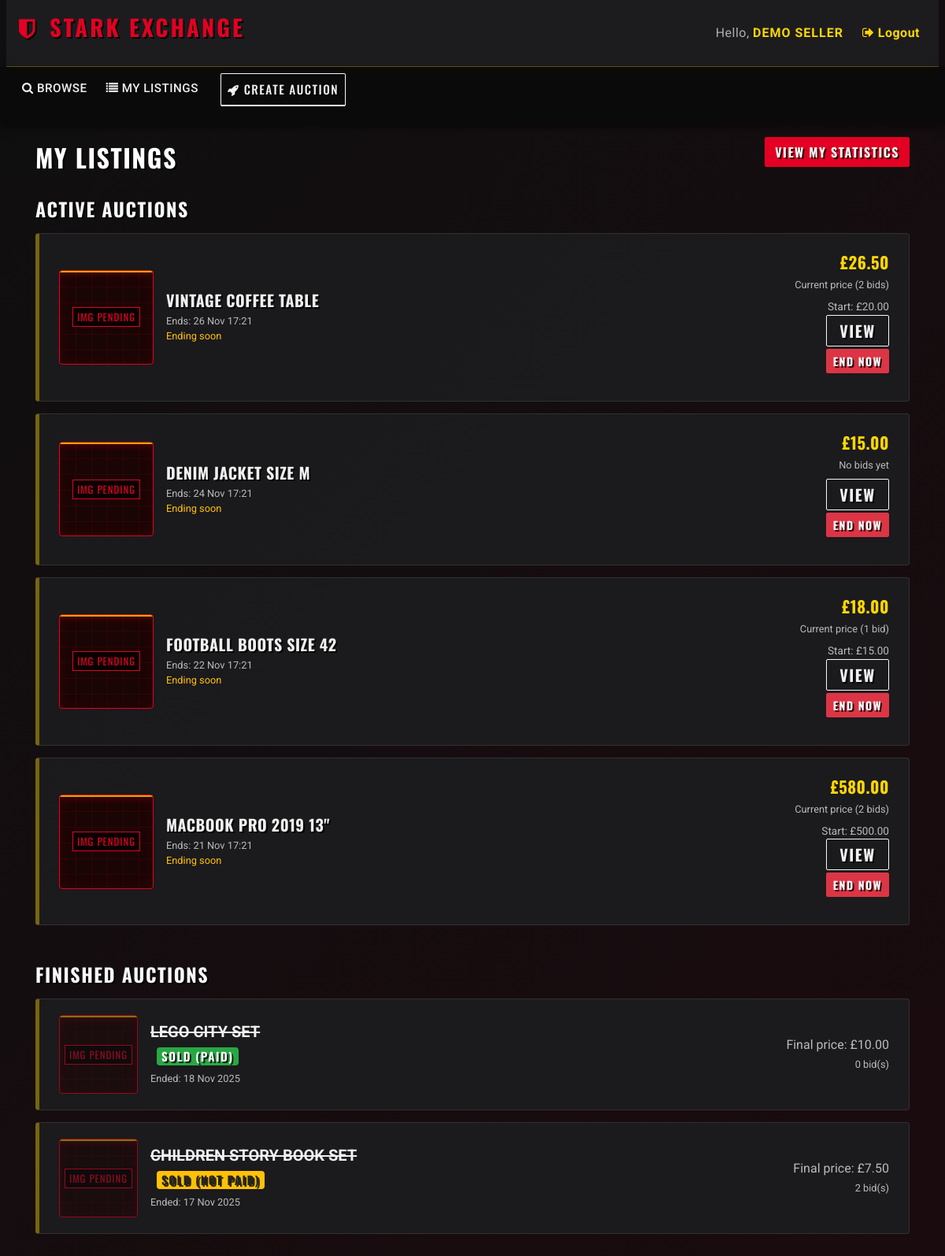
/mylistings.php (signed in), run on the app's committed database.
### tables this page shows
CREATE TABLE auctions (
    auction_id    INT AUTO_INCREMENT PRIMARY KEY,
    item_id       INT NOT NULL,
    seller_id     INT NOT NULL,
    start_price   DECIMAL(10,2) NOT NULL,
    reserve_price DECIMAL(10,2),
    start_date    DATETIME NOT NULL DEFAULT CURRENT_TIMESTAMP,
    end_date      DATETIME NOT NULL,
    winner_id     INT NULL,
     
     
     
     
     
     
    status        ENUM('pending','active','finished','cancelled','removed')
                  NOT NULL DEFAULT 'pending',

    CONSTRAINT fk_auctions_item
        FOREIGN KEY (item_id)
        REFERENCES items(item_id)
        ON DELETE CASCADE
        ON UPDATE CASCADE,

    CONSTRAINT fk_auctions_seller
        FOREIGN KEY (seller_id)
        REFERENCES users(user_id)
        ON DELETE CASCADE
        ON UPDATE CASCADE,

    CONSTRAINT fk_auctions_winner
        FOREIGN KEY (winner_id)
        REFERENCES users(user_id)
        ON DELETE SET NULL
        ON UPDATE CASCADE
);

CREATE TABLE items (
    item_id      INT AUTO_INCREMENT PRIMARY KEY,
    title        VARCHAR(255) NOT NULL,
    description  TEXT,
    image_path   VARCHAR(255) DEFAULT NULL,
    category_id  INT NOT NULL,
    seller_id    INT NOT NULL,
    created_at   DATETIME NOT NULL DEFAULT CURRENT_TIMESTAMP,

    CONSTRAINT fk_items_category
        FOREIGN KEY (category_id)
        REFERENCES categories(category_id)
        ON DELETE RESTRICT
        ON UPDATE CASCADE,

    CONSTRAINT fk_items_seller
        FOREIGN KEY (seller_id)
        REFERENCES users(user_id)
        ON DELETE CASCADE
        ON UPDATE CASCADE
);

### utilities.php (called while the page is built, shortened)
<?php
function get_db() {
    static $conn = null;
    if ($conn === null) {
        $conn = new mysqli(DB_HOST, DB_USER, DB_PASS, DB_NAME);
        $conn->set_charset(DB_CHARSET);
    }
    return $conn;
}
function db_query($sql, $types = '', $params = []) {
    $conn = get_db();
    $stmt = $conn->prepare($sql);
    $stmt->bind_param($types, ...$params);
    if (!$stmt->execute()) {
        die('Execute failed: ' . $stmt->error);
    }
    return $stmt->get_result();
}
?>

### mylistings.php (the view, shortened to what this page needs)
<?php
require_once 'utilities.php';
include_once 'header.php';
$seller_id = current_user_id();
$sql = "
    SELECT
        i.item_id,
        i.image_path,
        i.title,
        a.auction_id,
        a.start_price,
        a.start_date,
        a.end_date,
        a.status,
        a.winner_id,
        COUNT(b.bid_id) AS num_bids,
        MAX(b.bid_amount) AS max_bid,
        EXISTS(
            SELECT 1
            FROM payments p
            WHERE p.auction_id = a.auction_id
              AND p.status = 'completed'
        ) AS is_paid
    FROM items i
    JOIN auctions a ON i.item_id = a.item_id
    LEFT JOIN bids b ON a.auction_id = b.auction_id
    WHERE i.seller_id = ?
    GROUP BY
        i.item_id,
        i.image_path,
        i.title,
        a.auction_id,
        a.start_price,
        a.start_date,
        a.end_date,
        a.status,
        a.winner_id
    ORDER BY a.end_date DESC
";
$result = db_query($sql, "i", [$seller_id]);
$active = [];
$finished = [];
if ($result && $result->num_rows > 0) {
    while ($row = $result->fetch_assoc()) {
        if ($row['status'] === 'active' || $row['status'] === 'pending') {
            $active[] = $row;
        } else {
            $finished[] = $row;
        }
    }
}
?>
<div class="container">
<div class="d-flex justify-content-between align-items-center my-3">
  <h2 class="text-uppercase mb-0" style="font-family: 'Oswald', sans-serif; letter-spacing: 1px;">My listings</h2>
  <a href="seller_stats.php" class="btn btn-primary">
    <i class="fas fa-chart-bar"></i> View My Statistics
  </a>
</div>
<?php if (empty($active) && empty($finished)): ?>
  <div class="text-center py-5">
      <p class="my-4 text-muted">You have not created any auctions yet.</p>
      <a href="create_auction.php" class="btn btn-primary btn-lg">+ Create your first auction</a>
  </div>
<?php else: ?>
  <?php if (!empty($active)): ?>
    <h4 class="mt-4 mb-3 text-light" style="font-family: 'Oswald', sans-serif;">ACTIVE AUCTIONS</h4>
    <ul class="list-group mb-5" style="border: none;">
      <?php foreach ($active as $row):
          $item_id     = (int)$row['item_id'];
          $title       = $row['title'];
          $start_price = (float)$row['start_price'];
          $num_bids    = (int)$row['num_bids'];
          $max_bid     = $row['max_bid'] !== null ? (float)$row['max_bid'] : null;
          $start_date  = new DateTime($row['start_date']);
          $end_date    = new DateTime($row['end_date']);
          $now         = new DateTime();
          $status      = $row['status'];
          $current_price = ($max_bid !== null) ? $max_bid : $start_price;
          $img_path = $row['image_path'] ?? null;
          $img_html = '';
          if (!empty($img_path) && file_exists($img_path)) {
              $img_html = '<img src="' . htmlspecialchars($img_path) . '" alt="Item" style="width: 120px; height: 120px; object-fit: cover; border-radius: 4px; border: 1px solid #333;">';
          } else {
              $img_html = '<div class="img-placeholder" style="width: 120px; height: 120px; margin: 0;"></div>';
          }
          if ($status === 'pending') {
              if ($now < $start_date) {
                  $interval = date_diff($now, $start_date);
                  $time_info = display_time_remaining($interval) . ' until start';
              } else {
                  $time_info = 'Starting soon';
              }
          } else {
              if ($now > $end_date) {
                  $time_info = 'Ending soon';
              } else {
                  $interval = date_diff($now, $end_date);
                  $time_info = display_time_remaining($interval) . ' remaining';
              }
          }
      ?>
        <li class="list-group-item d-flex align-items-center"
            style="background-color: rgba(28, 28, 30, 0.9); border: 1px solid rgba(255,255,255,0.1); margin-bottom: 10px; border-radius: 4px; border-left: 4px solid var(--color-primary);">
          <div class="mr-3">
              <?php echo $img_html; ?>
          </div>
          <div class="flex-grow-1">
              <h5 class="mb-1">
                <a href="listing.php?item_id=<?php echo $item_id; ?>" class="text-light" style="font-family: 'Oswald', sans-serif; letter-spacing: 0.5px;">
                  <?php echo htmlspecialchars($title); ?>
                </a>
              </h5>
              <div class="text-muted small">
                <?php if ($status === 'pending'): ?>
                  Starts: <?php echo $start_date->format('j M H:i'); ?> <br>
                  <span class="text-info"><?php echo $time_info; ?></span>
                <?php else: ?>
                  Ends: <?php echo $end_date->format('j M H:i'); ?> <br>
                  <span class="text-warning"><?php echo $time_info; ?></span>
                <?php endif; ?>
              </div>
          </div>
          <div class="text-right">
              <?php if ($status === 'pending'): ?>
                  <div class="mb-2" style="font-family: 'Oswald', sans-serif; font-size: 1.3rem; font-weight: 700; color: var(--color-accent); letter-spacing: 0.5px;">
                      £<?php echo number_format($start_price, 2); ?>
                  </div>
                  <div class="text-muted small mb-2">Starting price</div>
              <?php else: ?>
                  <div class="mb-1" style="font-family: 'Oswald', sans-serif; font-size: 1.3rem; font-weight: 700; color: var(--color-accent); letter-spacing: 0.5px;">
                      £<?php echo number_format($current_price, 2); ?>
                  </div>
                  <div class="text-muted small mb-2">
                      <?php if ($num_bids > 0): ?>
                          Current price (<?php echo $num_bids; ?> bid<?php echo $num_bids > 1 ? 's' : ''; ?>)
                      <?php else: ?>
                          No bids yet
                      <?php endif; ?>
                  </div>
                  <?php if ($num_bids > 0): ?>
                      <div class="text-muted small" style="font-size: 0.85rem;">
                          Start: £<?php echo number_format($start_price, 2); ?>
                      </div>
                  <?php endif; ?>
              <?php endif; ?>
              <div class="btn-group-vertical">
                <a href="listing.php?item_id=<?php echo $item_id; ?>" class="btn btn-sm btn-outline-light mb-1">View</a>
                <?php if ($status === 'pending'): ?>
                  <button class="btn btn-sm btn-warning" onclick="cancelAuction(<?php echo $item_id; ?>)">Cancel</button>
                <?php else: ?>
                  <button class="btn btn-sm btn-danger" onclick="endAuction(<?php echo $item_id; ?>)">End Now</button>
                <?php endif; ?>
              </div>
          </div>
        </li>
      <?php endforeach; ?>
    </ul>
  <?php endif; ?>
  <?php if (!empty($finished)): ?>
    <h4 class="mt-4 mb-3 text-light" style="font-family: 'Oswald', sans-serif;">FINISHED AUCTIONS</h4>
    <ul class="list-group mb-5" style="border: none;">
      <?php foreach ($finished as $row):
          $item_id     = (int)$row['item_id'];
          $title       = $row['title'];
          $start_price = (float)$row['start_price'];
          $num_bids    = (int)$row['num_bids'];
          $winner_id   = $row['winner_id'];
          $end_date    = new DateTime($row['end_date']);
          $max_bid     = $row['max_bid'] !== null ? (float)$row['max_bid'] : null;
          $final_price = $max_bid !== null ? $max_bid : $start_price;
          $is_paid     = (int)$row['is_paid'] === 1;
          $img_path = $row['image_path'] ?? null;
          $img_html = '';
          if (!empty($img_path) && file_exists($img_path)) {
              $img_html = '<img src="' . htmlspecialchars($img_path) . '" alt="Item" style="width: 100px; height: 100px; object-fit: cover; opacity: 0.6;">';
          } else {
              $img_html = '<div class="img-placeholder" style="width: 100px; height: 100px; margin: 0; opacity: 0.6;"></div>';
          }
          $status_badge = '';
          if ($winner_id) {
              if ($is_paid) {
                  $status_badge = '<span class="badge badge-success ml-2">SOLD (paid)</span>';
              } else {
                  $status_badge = '<span class="badge badge-warning ml-2">SOLD (not paid)</span>';
              }
          } else {
              $status_badge = '<span class="badge badge-secondary ml-2">UNSOLD</span>';
          }
      ?>
        <li class="list-group-item d-flex align-items-center"
            style="background-color: #1a1a1a; border: 1px solid #333; margin-bottom: 10px; border-radius: 4px; border-left: 4px solid #555;">
          <div class="mr-3">
              <?php echo $img_html; ?>
          </div>
          <div class="flex-grow-1">
            <h5 class="mb-1">
              <a href="listing.php?item_id=<?php echo $item_id; ?>" class="text-muted" style="text-decoration: line-through;">
                <?php echo htmlspecialchars($title); ?>
              </a>
              <?php echo $status_badge; ?>
            </h5>
            <small class="text-muted">
              Ended: <?php echo $end_date->format('j M Y'); ?>
            </small>
          </div>
          <div class="text-right text-muted">
            <div>Final price: £<?php echo number_format($final_price, 2); ?></div>
            <small><?php echo $num_bids; ?> bid(s)</small>
          </div>
        </li>
      <?php endforeach; ?>
    </ul>
  <?php endif; ?>
<?php endif; ?>
</div>
<?php include_once 'footer.php'; ?>

### css/custom.css (style rules this page uses)
:root { --color-primary: #E30022; --color-accent: #FFD700; --color-bg-dark: #0A0A0A; --color-bg-secondary: #1C1C1E; --color-bg-input: #2D2D30; --color-text-light: #F0F0F0; --color-text-muted: #B0B0B0; }
body, html { background-color: var(--color-bg-dark) !important; background: linear-gradient(135deg, #0f0f10 0%, #1a0b0e 100%) !important; min-height: 100vh; color: var(--color-text-light) !important; font-family: 'Roboto', sans-serif !important; font-weight: 400; letter-spacing: 0.5px; }
h1, h2, h3, h4, h5, h6, .navbar-brand, .card-title, .container h2, .btn { font-family: 'Oswald', sans-serif !important; font-weight: 700; letter-spacing: 1.5px !important; text-transform: uppercase; color: white !important; text-shadow: 2px 2px 0px rgba(0,0,0,0.8) !important; margin-bottom: 15px; }
.container p.text-muted, .text-muted { font-family: 'Roboto', sans-serif !important; font-weight: 400; letter-spacing: normal; text-shadow: none !important; color: #bbb !important; }
.btn { border-radius: 2px !important; font-weight: bold; text-transform: uppercase; transition: all 0.3s ease; }
.btn-primary { background-color: var(--color-primary) !important; border: 1px solid var(--color-primary) !important; color: white !important; }
ul.list-group { border: none !important; gap: 15px; background-color: transparent !important; }
.list-group-item { background-color: rgba(28, 28, 30, 0.9) !important; border: 1px solid rgba(255, 255, 255, 0.1) !important; margin-bottom: 0 !important; border-radius: 4px; padding: 20px 25px; border-left: 5px solid rgba(255, 215, 0, 0.4) !important; position: relative; overflow: hidden; transition: all 0.3s cubic-bezier(0.25, 0.8, 0.25, 1); }
.list-group-item h5, .list-group-item a { color: var(--color-text-light) !important; font-weight: bold; text-decoration: none; font-size: 1.25rem; display: block; margin-bottom: 5px; }
.list-group-item::after { content: ""; position: absolute; top: 0; left: -100%; width: 50%; height: 100%; background: linear-gradient(to right, transparent, rgba(255, 255, 255, 0.1), transparent); transform: skewX(-25deg); transition: none; }
.img-placeholder { width: 150px; height: 150px; flex-shrink: 0; background-color: #1a0505; background-image: linear-gradient(rgba(227, 0, 34, 0.1) 1px, transparent 1px), linear-gradient(90deg, rgba(227, 0, 34, 0.1) 1px, transparent 1px); background-size: 20px 20px; border: 1px solid var(--color-primary); display: flex; align-items: center; justify-content: center; position: relative; overflow: hidden; margin-right: 20px; border-radius: 4px; box-shadow: inset 0 0 20px rgba(227, 0, 34, 0.1); }
.img-placeholder::before { content: ""; position: absolute; top: 0; left: 0; width: 100%; height: 2px; background: var(--color-accent); box-shadow: 0 0 10px var(--color-primary); animation: stark-scan 3s infinite ease-in-out; opacity: 0.8; }
.img-placeholder::after { content: "IMG PENDING"; color: var(--color-primary); font-family: 'Oswald', sans-serif; font-size: 0.8rem; letter-spacing: 1px; background: rgba(0,0,0,0.7); padding: 2px 5px; border: 1px solid var(--color-primary); }

### data on the page
auctions: item.title "VINTAGE COFFEE TABLE", end_date "26 Nov 17:21", end_date "Ending soon", current_price "26.50", num_bids "2", start_price "20.00"
auctions: item.title "DENIM JACKET SIZE M", end_date "24 Nov 17:21", end_date "Ending soon", start_price "15.00", shows "No bids yet"
auctions: item.title "FOOTBALL BOOTS SIZE 42", end_date "22 Nov 17:21", end_date "Ending soon", current_price "18.00", num_bids "1", start_price "15.00"
auctions: item.title "MACBOOK PRO 2019 13\"", end_date "21 Nov 17:21", end_date "Ending soon", current_price "580.00", num_bids "2", start_price "500.00"
auctions: item.title "LEGO CITY SET", shows "SOLD (PAID)", end_date "18 Nov 2025", start_price "10.00", num_bids "0"
auctions: item.title "CHILDREN STORY BOOK SET", shows "SOLD (NOT PAID)", end_date "17 Nov 2025", final_price "7.50", num_bids "2"

### other printed values
$display_name "DEMO SELLER"
